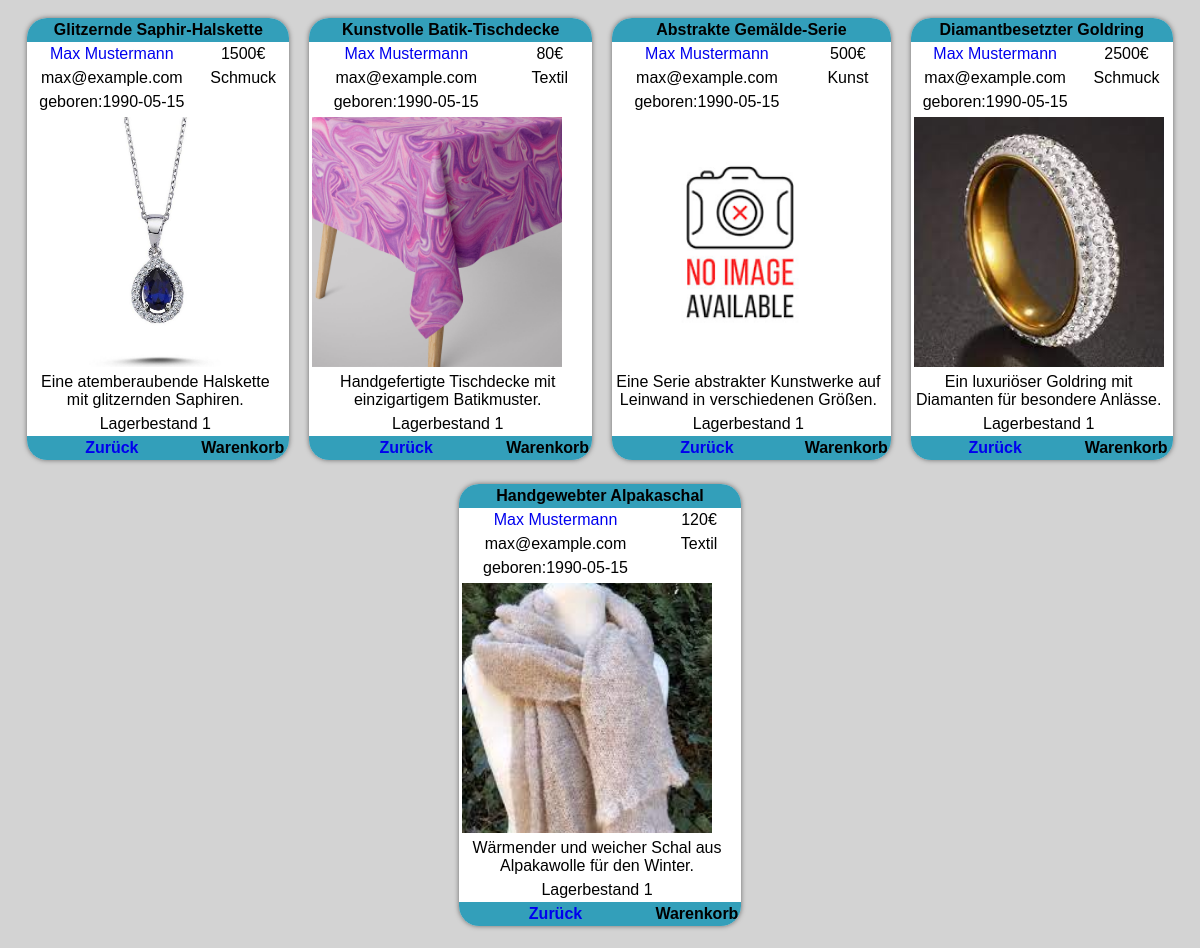
/Product/product.php?artist_name=Max Mustermann, run on the app's committed database.
### tables this page shows
CREATE TABLE `products` (
  `id` int(11) NOT NULL,
  `pname` varchar(50) NOT NULL,
  `description` text NOT NULL,
  `img_path` varchar(60) DEFAULT NULL,
  `price` int(11) NOT NULL,
  `artist_name` varchar(20) NOT NULL,
  `category` varchar(10) NOT NULL,
  `available` tinyint(1) NOT NULL
);

CREATE TABLE `artists` (
  `name` varchar(20) NOT NULL,
  `email` varchar(40) NOT NULL,
  `date_of_birth` date NOT NULL
);

### Product/product.php (the view, shortened to what this page needs)
<!DOCTYPE html>
<html lang="en">
<head>
    <link href="../tebllen.css" rel="stylesheet" type="text/css" media="screen" />
</head>
<body>
<div class="container">
<?php
require("../php/connection.php");
if($_GET["id"] > 0){
$sql = "SELECT * FROM products join artists on  products.artist_name = artists.name where products.id = '".$connection->real_escape_string($_GET['id']). "'" ;
}
else{
    $sql = "SELECT * FROM products join artists on  products.artist_name = artists.name where products.artist_name = '".$connection->real_escape_string($_GET['artist_name']). "'" ;
}
$result = $connection->query($sql);
if ($result) {
    while ($row = $result->fetch_assoc()) {
        if(!file_exists("../Bildes/" . $row['img_path']) || empty($row['img_path'])){
        $row['img_path'] = 'noimage.png';
        }
        echo "<div class='klick'>";
        echo "<a href='?id=$row[id]'> ";
                    echo "<table class='choice_table' cellspacing=0 cellpadding=0>";
                        echo '<tr>';
                        echo '<th colspan="4">' . $row['pname'] . '</th>';
                    echo '</tr>';
                    echo '<tr class="cell">';
                        echo '<td><a href="?artist_name='.$row['artist_name'].'">' . $row['artist_name'] . '</a></td>';
                        echo '<td></td>';
                        echo '<td>' . $row['price'] . '€</td>';
                    echo '</tr>';
                    echo '<tr>';
                        echo '<td>' . $row['email'] . '</td>';
                        echo '<td></td>';
                        echo '<td>' . $row['category'] . '</td>';
                    echo '</tr>';
                    echo '<tr>';
                        echo '<td>geboren:' . $row['date_of_birth'] . '<td>';
                        echo '<td></td>';
                        echo '<td></td>';
                    echo '</tr>';
                    echo '<tr>';
                        echo '<td colspan="3"><div class = "product_image" style="background-image:url(../Bildes/' . $row['img_path'] . ');"></div></td>';
                    echo '</tr>';
                    echo '<tr>';
                        echo '<td colspan="3">' . $row['description'] . '</td>';
                    echo '</tr>';
                    echo '<tr>';
                        if ($row['available'] == 1) {
                            echo '<td colspan="3">Lagerbestand '. $row['available'].'</td>'; }
                        else {
                            echo'<td colspan="3">Nicht auf Lager </td>';}
                    echo '</tr>';
                    echo '<tr>';
                        echo '<th colspan="1"><a href="javascript:history.back()">Zurück</a></th>';
                        echo '<th colspan="3"><a onclick="addToProductsList('.$row['id'].')" >Warenkorb</a></th>';
                    echo '</tr>';
                echo "</table>";
                echo "</a>";
                echo "</div>";
}
}
?>
</div>
</body>
</html>

### tebllen.css (style rules this page uses)
body { font-family: Arial, Helvetica, sans-serif; background-color: lightgrey; }
.container { text-align:center ; width: 100%; height: 100%; }
.choice_table { position: relative; text-align: center; width: 15%; background-color: white; border-radius: 20px; box-shadow: 0px 0px 5px rgba(0,0,0,0.5); overflow: hidden; margin: 0; padding: 0; }
.choice_table th { background-color:rgb(0, 136, 169, 0.8); margin: 0; padding: 3px; }
.choice_table td { margin: 0; padding: 3px; }
a { text-decoration: none; cursor: pointer; }
.cell { text-align: center; }
.choice_table { width: 250px; text-decoration: none; color: #000; }
.product_image { width: 250px; height: 250px; background-size: cover; background-repeat: no-repeat; background-position: center center; }
.klick { margin-right: 45%; display: inline-block; margin: 10px; cursor: pointer; transition: all 0.5s; }

### data on the page
products: pname "Glitzernde Saphir-Halskette", artist_name "Max Mustermann", price "1500", artists.email "max@example.com", category "Schmuck", artists.date_of_birth "1990-05-15", img_path (picture), description "Eine atemberaubende Halskette mit glitzernden Saphiren.", available "1"
products: pname "Kunstvolle Batik-Tischdecke", artist_name "Max Mustermann", price "80", artists.email "max@example.com", category "Textil", artists.date_of_birth "1990-05-15", img_path (picture), description "Handgefertigte Tischdecke mit einzigartigem Batikmuster.", available "1"
products: pname "Abstrakte Gemälde-Serie", artist_name "Max Mustermann", price "500", artists.email "max@example.com", category "Kunst", artists.date_of_birth "1990-05-15", shows a picture, description "Eine Serie abstrakter Kunstwerke auf Leinwand in verschiedenen Größen.", available "1"
products: pname "Diamantbesetzter Goldring", artist_name "Max Mustermann", price "2500", artists.email "max@example.com", category "Schmuck", artists.date_of_birth "1990-05-15", img_path (picture), description "Ein luxuriöser Goldring mit Diamanten für besondere Anlässe.", available "1"
products: pname "Handgewebter Alpakaschal", artist_name "Max Mustermann", price "120", artists.email "max@example.com", category "Textil", artists.date_of_birth "1990-05-15", img_path (picture), description "Wärmender und weicher Schal aus Alpakawolle für den Winter.", available "1"
